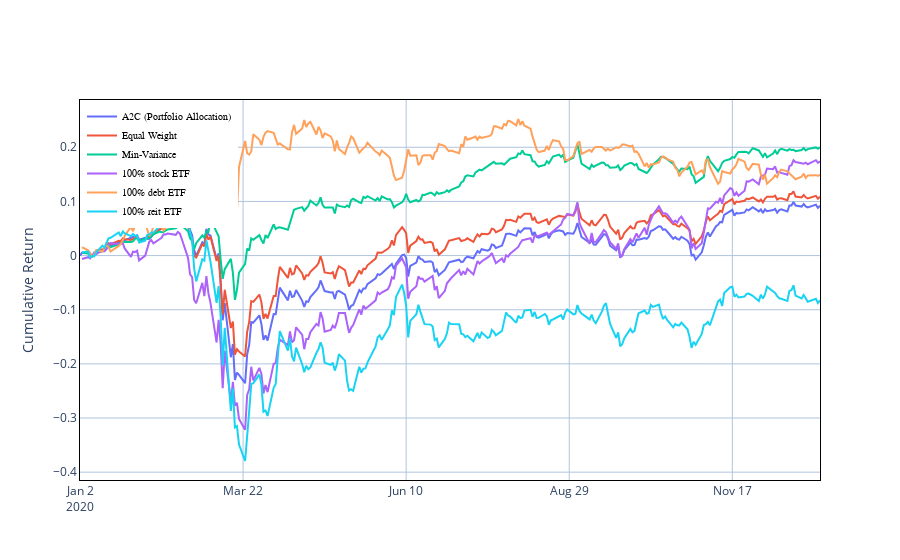

Notebook code for this chart:
### Code cell
cumulativeReturnPlot(DRL_returns, equalWeight_returns, minVariance_returns, stock_returns, debt_returns, reit_returns)

### Figure 1 — Plotly figure (JSON) as saved in the notebook; plotly's stock layout.template omitted (floating-point values rounded to 4 significant figures; data arrays with more than 128 entries replaced by an {"elided": "..."} marker saying what was removed)
{"data": [{"mode": "lines", "name": "A2C (Portfolio Allocation)", "type": "scatter", "x": {"elided": "252 str values"}, "y": {"elided": "252 float values"}}, {"mode": "lines", "name": "Equal Weight", "type": "scatter", "x": {"elided": "252 str values"}, "y": {"elided": "252 float values"}}, {"mode": "lines", "name": "Min-Variance", "type": "scatter", "x": {"elided": "252 str values"}, "y": {"elided": "252 float values"}}, {"mode": "lines", "name": "100% stock ETF", "type": "scatter", "x": {"elided": "252 str values"}, "y": {"elided": "252 float values"}}, {"mode": "lines", "name": "100% debt ETF", "type": "scatter", "x": {"elided": "252 str values"}, "y": {"elided": "252 float values"}}, {"mode": "lines", "name": "100% reit ETF", "type": "scatter", "x": {"elided": "252 str values"}, "y": {"elided": "252 float values"}}], "layout": {"legend": {"bgcolor": "White", "bordercolor": "white", "borderwidth": 2, "font": {"color": "black", "family": "sans-serif", "size": 10}, "traceorder": "normal", "x": 0, "y": 1}, "paper_bgcolor": "rgba(1,1,0,0)", "plot_bgcolor": "rgba(1, 1, 0, 0)", "title": {"x": 0.5, "xanchor": "center", "y": 0.85, "yanchor": "top"}, "xaxis": {"dtick": 6912000000, "gridcolor": "LightSteelBlue", "gridwidth": 1, "linecolor": "black", "mirror": true, "showgrid": true, "showline": true, "tick0": "2020-01-02T00:00:00+00:00", "tickmode": "linear", "type": "date"}, "yaxis": {"gridcolor": "LightSteelBlue", "gridwidth": 1, "linecolor": "black", "mirror": true, "showgrid": true, "showline": true, "title": {"text": "Cumulative Return"}, "zeroline": true, "zerolinecolor": "LightSteelBlue", "zerolinewidth": 1}}}
